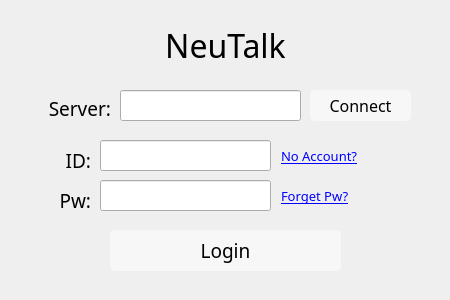
<?xml version="1.0" encoding="UTF-8"?>
<ui version="4.0">
 <class>LoginWindow</class>
 <widget class="QDialog" name="LoginWindow">
  <property name="geometry">
   <rect>
    <x>0</x>
    <y>0</y>
    <width>450</width>
    <height>300</height>
   </rect>
  </property>
  <property name="minimumSize">
   <size>
    <width>450</width>
    <height>300</height>
   </size>
  </property>
  <property name="maximumSize">
   <size>
    <width>450</width>
    <height>300</height>
   </size>
  </property>
  <property name="font">
   <font>
    <family>Bookman Old Style</family>
    <pointsize>12</pointsize>
   </font>
  </property>
  <property name="windowTitle">
   <string>Login</string>
  </property>
  <property name="styleSheet">
   <string notr="true"/>
  </property>
  <widget class="QLabel" name="label_1">
   <property name="geometry">
    <rect>
     <x>30</x>
     <y>100</y>
     <width>81</width>
     <height>16</height>
    </rect>
   </property>
   <property name="font">
    <font>
     <family>Eras Medium ITC</family>
     <pointsize>14</pointsize>
    </font>
   </property>
   <property name="text">
    <string>Server:</string>
   </property>
   <property name="alignment">
    <set>Qt::AlignRight|Qt::AlignTrailing|Qt::AlignVCenter</set>
   </property>
  </widget>
  <widget class="QPushButton" name="pushButton_connect">
   <property name="geometry">
    <rect>
     <x>310</x>
     <y>90</y>
     <width>101</width>
     <height>31</height>
    </rect>
   </property>
   <property name="font">
    <font>
     <family>Eras Medium ITC</family>
     <pointsize>12</pointsize>
    </font>
   </property>
   <property name="focusPolicy">
    <enum>Qt::ClickFocus</enum>
   </property>
   <property name="styleSheet">
    <string notr="true">QPushButton
{
	background: rgba(255,255,255,128);
	border-radius: 5px;
}
QPushButton::hover
{
	background: rgba(255,255,255,192);
	border-radius: 5px;
}
QPushButton::pressed
{
	background: rgba(255,255,255,255);
	border-radius: 5px;
}</string>
   </property>
   <property name="text">
    <string>Connect</string>
   </property>
  </widget>
  <widget class="QLabel" name="label_2">
   <property name="geometry">
    <rect>
     <x>30</x>
     <y>150</y>
     <width>61</width>
     <height>20</height>
    </rect>
   </property>
   <property name="font">
    <font>
     <family>Eras Medium ITC</family>
     <pointsize>14</pointsize>
    </font>
   </property>
   <property name="text">
    <string>ID:</string>
   </property>
   <property name="alignment">
    <set>Qt::AlignRight|Qt::AlignTrailing|Qt::AlignVCenter</set>
   </property>
  </widget>
  <widget class="QLabel" name="label_3">
   <property name="geometry">
    <rect>
     <x>30</x>
     <y>190</y>
     <width>61</width>
     <height>20</height>
    </rect>
   </property>
   <property name="font">
    <font>
     <family>Eras Medium ITC</family>
     <pointsize>14</pointsize>
    </font>
   </property>
   <property name="text">
    <string>Pw:</string>
   </property>
   <property name="alignment">
    <set>Qt::AlignRight|Qt::AlignTrailing|Qt::AlignVCenter</set>
   </property>
  </widget>
  <widget class="QPushButton" name="pushButton_login">
   <property name="geometry">
    <rect>
     <x>110</x>
     <y>230</y>
     <width>231</width>
     <height>41</height>
    </rect>
   </property>
   <property name="font">
    <font>
     <family>Eras Medium ITC</family>
     <pointsize>14</pointsize>
    </font>
   </property>
   <property name="styleSheet">
    <string notr="true">QPushButton
{
	background: rgba(255,255,255,128);
	border-radius: 5px;
}
QPushButton::hover
{
	background: rgba(255,255,255,192);
	border-radius: 5px;
}
QPushButton::pressed
{
	background: rgba(255,255,255,255);
	border-radius: 5px;
}</string>
   </property>
   <property name="text">
    <string>Login</string>
   </property>
  </widget>
  <widget class="QLabel" name="label_6">
   <property name="geometry">
    <rect>
     <x>10</x>
     <y>20</y>
     <width>431</width>
     <height>51</height>
    </rect>
   </property>
   <property name="font">
    <font>
     <family>Eras Demi ITC</family>
     <pointsize>24</pointsize>
    </font>
   </property>
   <property name="styleSheet">
    <string notr="true"/>
   </property>
   <property name="text">
    <string>NeuTalk</string>
   </property>
   <property name="alignment">
    <set>Qt::AlignCenter</set>
   </property>
  </widget>
  <widget class="QLabel" name="label">
   <property name="geometry">
    <rect>
     <x>-3</x>
     <y>-20</y>
     <width>481</width>
     <height>321</height>
    </rect>
   </property>
   <property name="styleSheet">
    <string notr="true">background-image: url(:/Resources/LoginBG.jpg);</string>
   </property>
   <property name="text">
    <string/>
   </property>
  </widget>
  <widget class="QLineEdit" name="lineEdit_pw">
   <property name="geometry">
    <rect>
     <x>100</x>
     <y>180</y>
     <width>171</width>
     <height>31</height>
    </rect>
   </property>
   <property name="echoMode">
    <enum>QLineEdit::Password</enum>
   </property>
  </widget>
  <widget class="QLineEdit" name="lineEdit_2">
   <property name="geometry">
    <rect>
     <x>100</x>
     <y>140</y>
     <width>171</width>
     <height>31</height>
    </rect>
   </property>
  </widget>
  <widget class="QLineEdit" name="lineEdit_server">
   <property name="geometry">
    <rect>
     <x>120</x>
     <y>90</y>
     <width>181</width>
     <height>31</height>
    </rect>
   </property>
   <property name="font">
    <font>
     <pointsize>9</pointsize>
    </font>
   </property>
  </widget>
  <widget class="QPushButton" name="pushButton_signup">
   <property name="geometry">
    <rect>
     <x>280</x>
     <y>140</y>
     <width>111</width>
     <height>31</height>
    </rect>
   </property>
   <property name="font">
    <font>
     <family>Eras Medium ITC</family>
     <pointsize>10</pointsize>
     <underline>true</underline>
    </font>
   </property>
   <property name="focusPolicy">
    <enum>Qt::ClickFocus</enum>
   </property>
   <property name="styleSheet">
    <string notr="true">color: rgb(0, 0, 255);
text-align: left;</string>
   </property>
   <property name="text">
    <string>No Account?</string>
   </property>
   <property name="default">
    <bool>false</bool>
   </property>
   <property name="flat">
    <bool>true</bool>
   </property>
  </widget>
  <widget class="QPushButton" name="pushButton_forget">
   <property name="geometry">
    <rect>
     <x>280</x>
     <y>180</y>
     <width>111</width>
     <height>31</height>
    </rect>
   </property>
   <property name="font">
    <font>
     <family>Eras Medium ITC</family>
     <pointsize>10</pointsize>
     <underline>true</underline>
    </font>
   </property>
   <property name="focusPolicy">
    <enum>Qt::ClickFocus</enum>
   </property>
   <property name="styleSheet">
    <string notr="true">color: rgb(0, 0, 255);
text-align: left;</string>
   </property>
   <property name="text">
    <string>Forget Pw?</string>
   </property>
   <property name="default">
    <bool>false</bool>
   </property>
   <property name="flat">
    <bool>true</bool>
   </property>
  </widget>
  <zorder>label</zorder>
  <zorder>label_1</zorder>
  <zorder>pushButton_connect</zorder>
  <zorder>label_2</zorder>
  <zorder>label_3</zorder>
  <zorder>pushButton_login</zorder>
  <zorder>label_6</zorder>
  <zorder>lineEdit_pw</zorder>
  <zorder>lineEdit_2</zorder>
  <zorder>lineEdit_server</zorder>
  <zorder>pushButton_signup</zorder>
  <zorder>pushButton_forget</zorder>
 </widget>
 <tabstops>
  <tabstop>lineEdit_2</tabstop>
  <tabstop>lineEdit_pw</tabstop>
  <tabstop>pushButton_login</tabstop>
  <tabstop>lineEdit_server</tabstop>
 </tabstops>
 <resources/>
 <connections/>
</ui>
